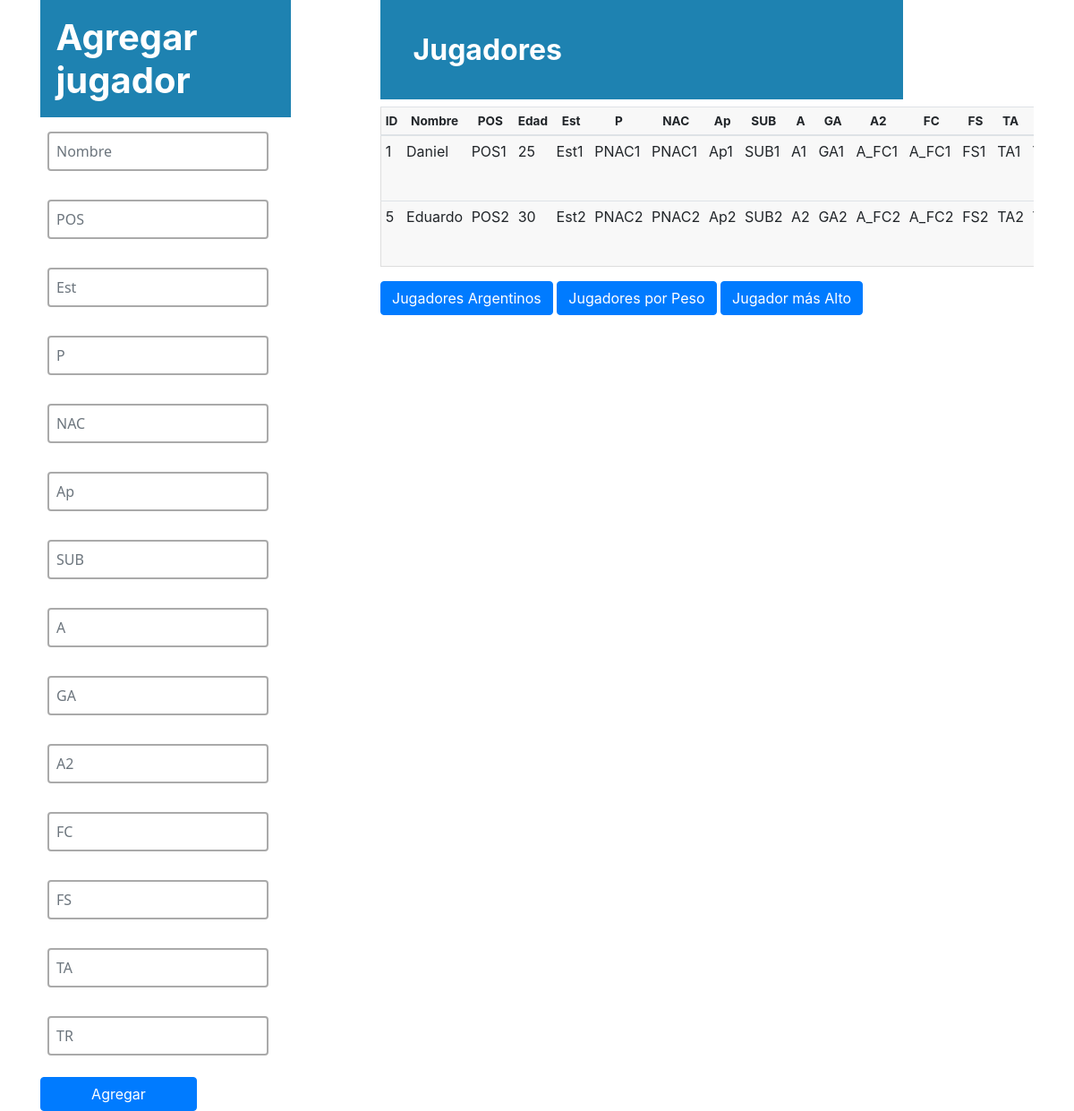
The page / on the database its author committed.
### tables this page shows
CREATE TABLE `jugadores` (
  `id` int(11) NOT NULL,
  `name` varchar(20) NOT NULL,
  `pos` varchar(20) NOT NULL,
  `edad` varchar(20) NOT NULL,
  `est` varchar(20) NOT NULL,
  `p` varchar(20) NOT NULL,
  `nac` varchar(20) NOT NULL,
  `ap` varchar(20) NOT NULL,
  `sub` varchar(20) NOT NULL,
  `a` varchar(20) NOT NULL,
  `ga` varchar(20) NOT NULL,
  `a2` varchar(20) NOT NULL,
  `fc` varchar(20) NOT NULL,
  `fs` varchar(20) NOT NULL,
  `ta` varchar(20) NOT NULL,
  `tr` varchar(20) NOT NULL
);

### index.php (the view, shortened to what this page needs)
<?php
$con = connection();
$query = mysqli_query($con, "SELECT * FROM jugadores");
?>
<!DOCTYPE html>
<html lang="en">
<head>
    <link href="https://maxcdn.bootstrapcdn.com/bootstrap/4.0.0/css/bootstrap.min.css" rel="stylesheet">
    <link href="CSS/style.css" rel="stylesheet">
    <link rel="stylesheet" href="https://cdnjs.cloudflare.com/ajax/libs/font-awesome/5.15.3/css/all.min.css">
</head>
<body>
    <div class="container">
        <div class="row">
            <div class="col-md-4">
                <div class="users-form">
                    <h1 class="users-title">Agregar jugador</h1>
                    <form action="insert_user.php" method="POST" onsubmit="return validarFormulario()">
                        <div class="form-group">
                            <input type="text" name="name" class="form-control" placeholder="Nombre">
                        </div>
                        <div class="form-group">
                            <input type="text" name="pos" class="form-control" placeholder="POS">
                        </div>
                        <div class="form-group">
                            <input type="text" name="est" class="form-control" placeholder="Est">
                        </div>
                        <div class="form-group">
                            <input type="text" name="p" class="form-control" placeholder="P">
                        </div>
                        <div class="form-group">
                            <input type="text" name="nac" class="form-control" placeholder="NAC">
                        </div>
                        <div class="form-group">
                            <input type="text" name="ap" class="form-control" placeholder="Ap">
                        </div>
                        <div class="form-group">
                            <input type="text" name="sub" class="form-control" placeholder="SUB">
                        </div>
                        <div class="form-group">
                            <input type="text" name="a" class="form-control" placeholder="A">
                        </div>
                        <div class="form-group">
                            <input type="text" name="ga" class="form-control" placeholder="GA">
                        </div>
                        <div class="form-group">
                            <input type="text" name="a2" class="form-control" placeholder="A2">
                        </div>
                        <div class="form-group">
                            <input type="text" name="fc" class="form-control" placeholder="FC">
                        </div>
                        <div class="form-group">
                            <input type="text" name="fs" class="form-control" placeholder="FS">
                        </div>
                        <div class="form-group">
                            <input type="text" name="ta" class="form-control" placeholder="TA">
                        </div>
                        <div class="form-group">
                            <input type="text" name="tr" class="form-control" placeholder="TR">
                        </div>
                        <button type="submit" class="btn btn-primary">Agregar</button>
                    </form>
                </div>
            </div>
            <div class="col-md-8">
                <div>
                    <h2 class="users-title">Jugadores</h2>
                    <div class="table-responsive">
                        <table class="table table-sm">
                            <thead>
                                <tr>
                                    <th>ID</th>
                                    <th>Nombre</th>
                                    <th>POS</th>
                                    <th>Edad</th>
                                    <th>Est</th>
                                    <th>P</th>
                                    <th>NAC</th>
                                    <th>Ap</th>
                                    <th>SUB</th>
                                    <th>A</th>
                                    <th>GA</th>
                                    <th>A2</th>
                                    <th>FC</th>
                                    <th>FS</th>
                                    <th>TA</th>
                                    <th>TR</th>
                                </tr>
                            </thead>
                            <tbody>
                                <?php while ($row = mysqli_fetch_array($query)): ?>
                                    <tr>
                                        <td><?= $row['id'] ?></td>
                                        <td><?= $row['name'] ?></td>
                                        <td><?= $row['pos'] ?></td>
                                        <td><?= $row['edad'] ?></td>
                                        <td><?= $row['est'] ?></td>
                                        <td><?= $row['p'] ?></td>
                                        <td><?= $row['nac'] ?></td>
                                        <td><?= $row['ap'] ?></td>
                                        <td><?= $row['sub'] ?></td>
                                        <td><?= $row['a'] ?></td>
                                        <td><?= $row['ga'] ?></td>
                                        <td><?= $row['a2'] ?></td>
                                        <td><?= $row['fc'] ?></td>
                                        <td><?= $row['fs'] ?></td>
                                        <td><?= $row['ta'] ?></td>
                                        <td><?= $row['tr'] ?></td>
                                    </tr>
                                <?php endwhile; ?>
                            </tbody>
                        </table>
                    </div>
                </div>
                <div>
    <button onclick="mostrarJugadoresArgentina()" class="btn btn-primary">Jugadores Argentinos</button>
    <button onclick="mostrarJugadoresPeso()" class="btn btn-primary">Jugadores por Peso</button>
    <button onclick="mostrarJugadorMasAlto()" class="btn btn-primary">Jugador más Alto</button>
</div>
            </div>
        </div>
    </div>
</body>
</html>

### CSS/style.css (style rules this page uses)
html { font-family: 'Segoe UI', sans-serif; }
.users-form form { display: flex; flex-direction: column; justify-content: space-around; width: 50%; text-align: center; }
.users-form form input { font-family: 'Segoe UI', sans-serif; }
.users-form form input[type=text], .users-form form input[type=password], .users-form form input[type=email] { padding: 8px; border: 2px solid #aaa; border-radius: 4px; outline: none; transition: .3s; }
.form-group { padding: 8px; outline: none; width: 150%; transition: .3s; }
table tr { background-color: #f8f8f8; border: 1px solid #ddd; padding: 4px; }
table th { padding: 16px; text-align: center; font-size: .85em; }
.users-title { background: rgb(30, 130, 177); padding: 5%; width: 80%; color: #fff; font-weight: bold; }

### rows shown on the page
jugadores: id "1", name "Daniel", pos "POS1", edad "25", est "Est1", p "PNAC1", nac "PNAC1", ap "Ap1", sub "SUB1", a "A1", ga "GA1", a2 "A_FC1", fc "A_FC1", fs "FS1", ta "TA1"
jugadores: id "5", name "Eduardo", pos "POS2", edad "30", est "Est2", p "PNAC2", nac "PNAC2", ap "Ap2", sub "SUB2", a "A2", ga "GA2", a2 "A_FC2", fc "A_FC2", fs "FS2", ta "TA2"
